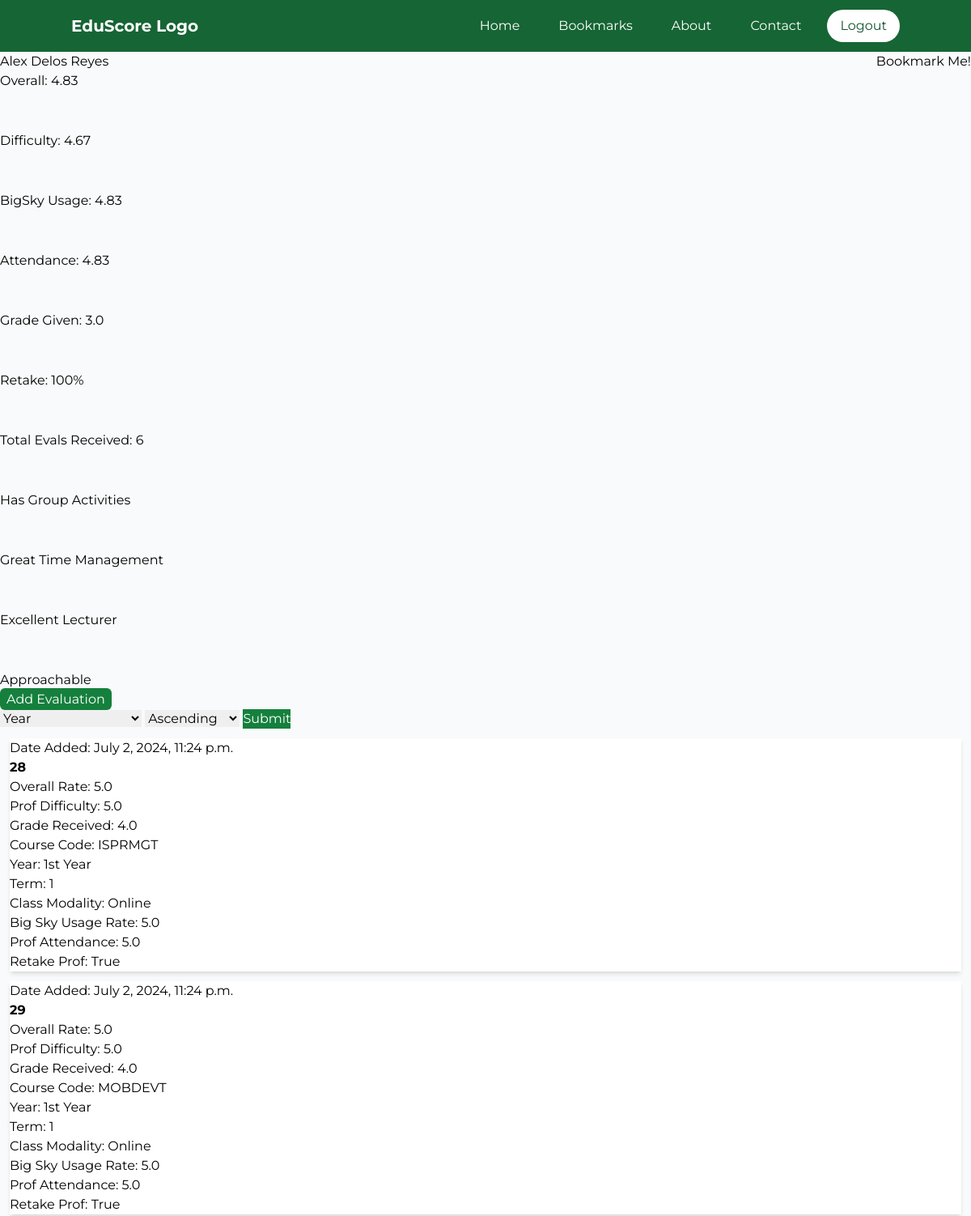
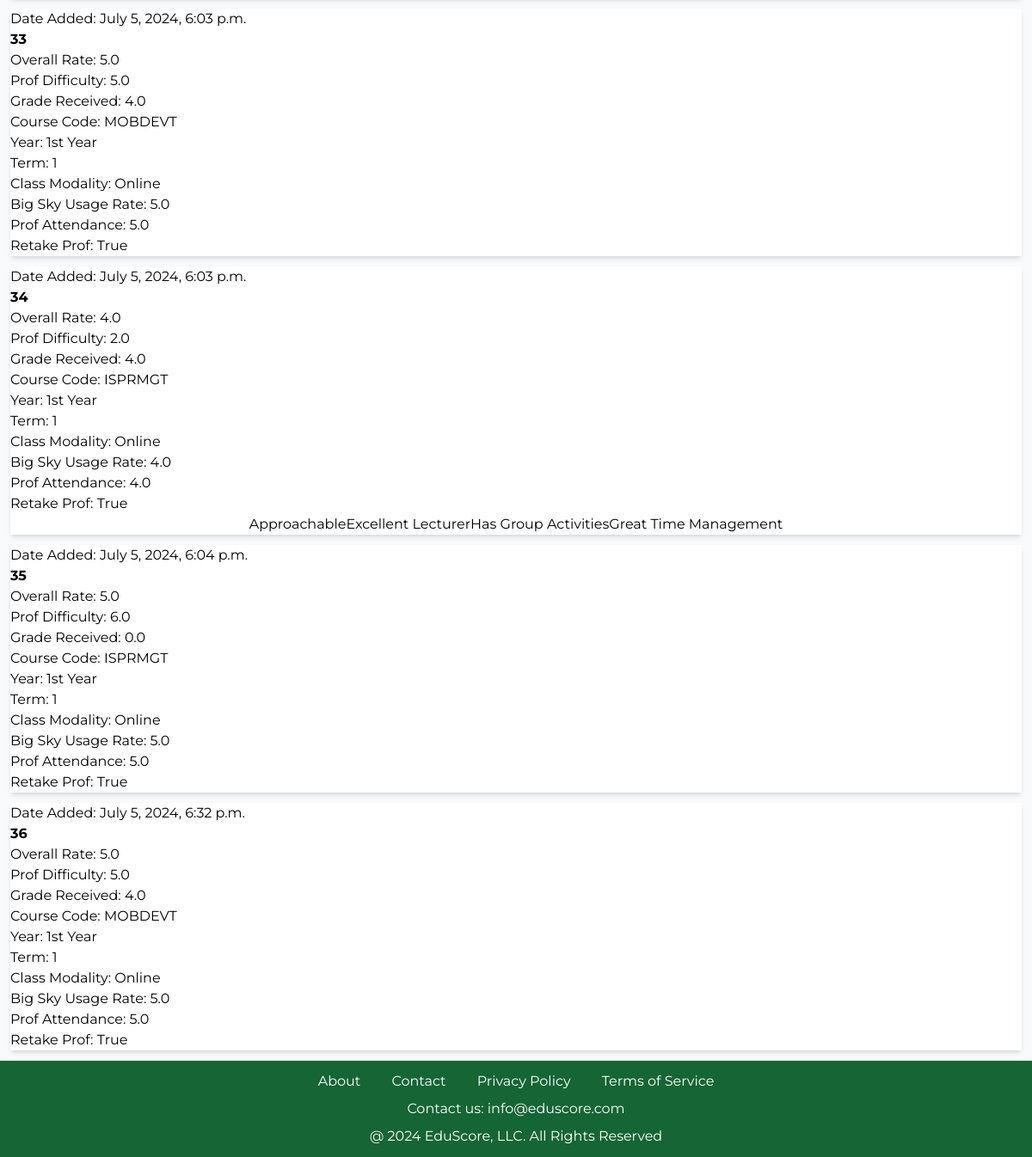
The page /teacher/1 (signed in) on the database as committed earlier (2 pictures, top to bottom).
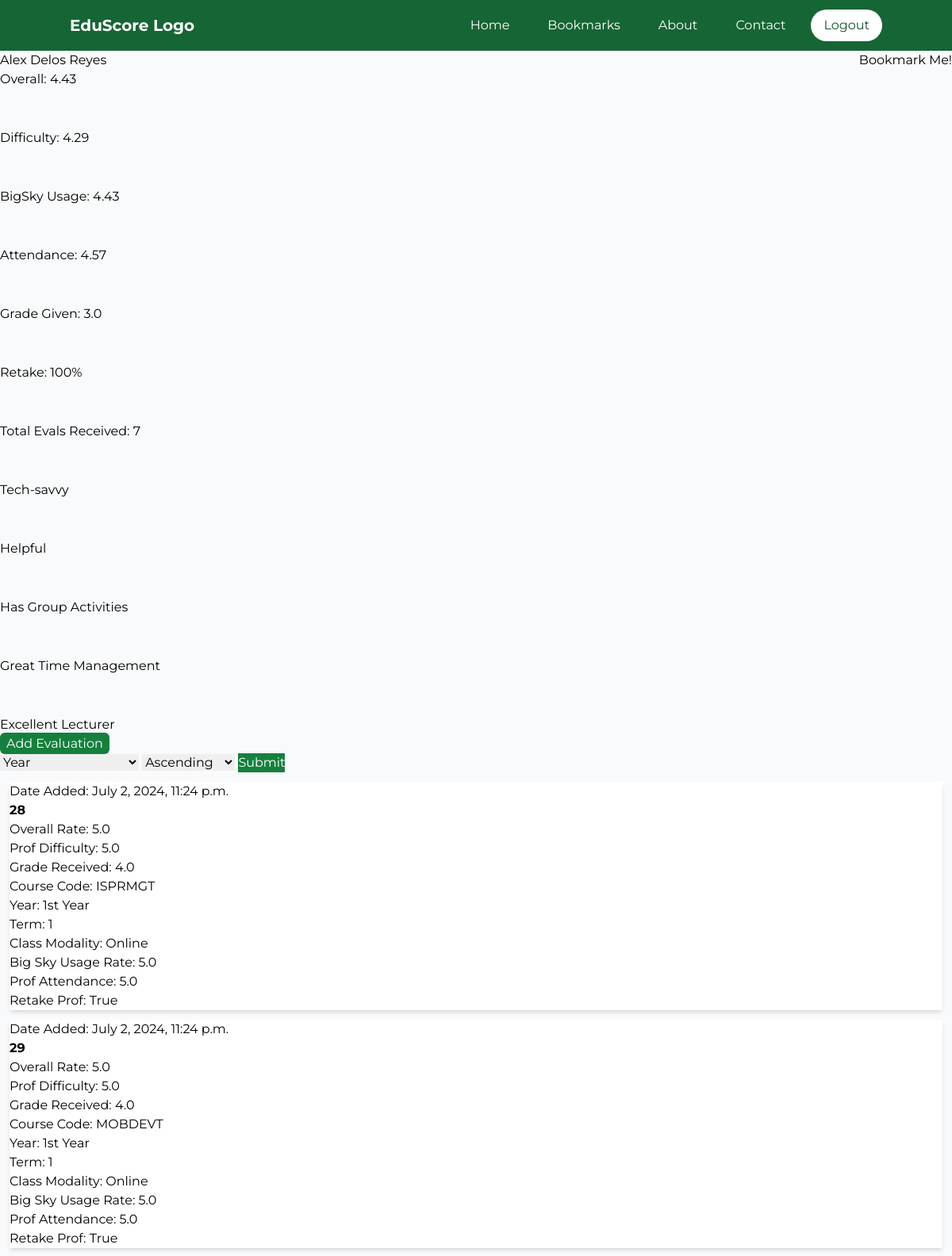
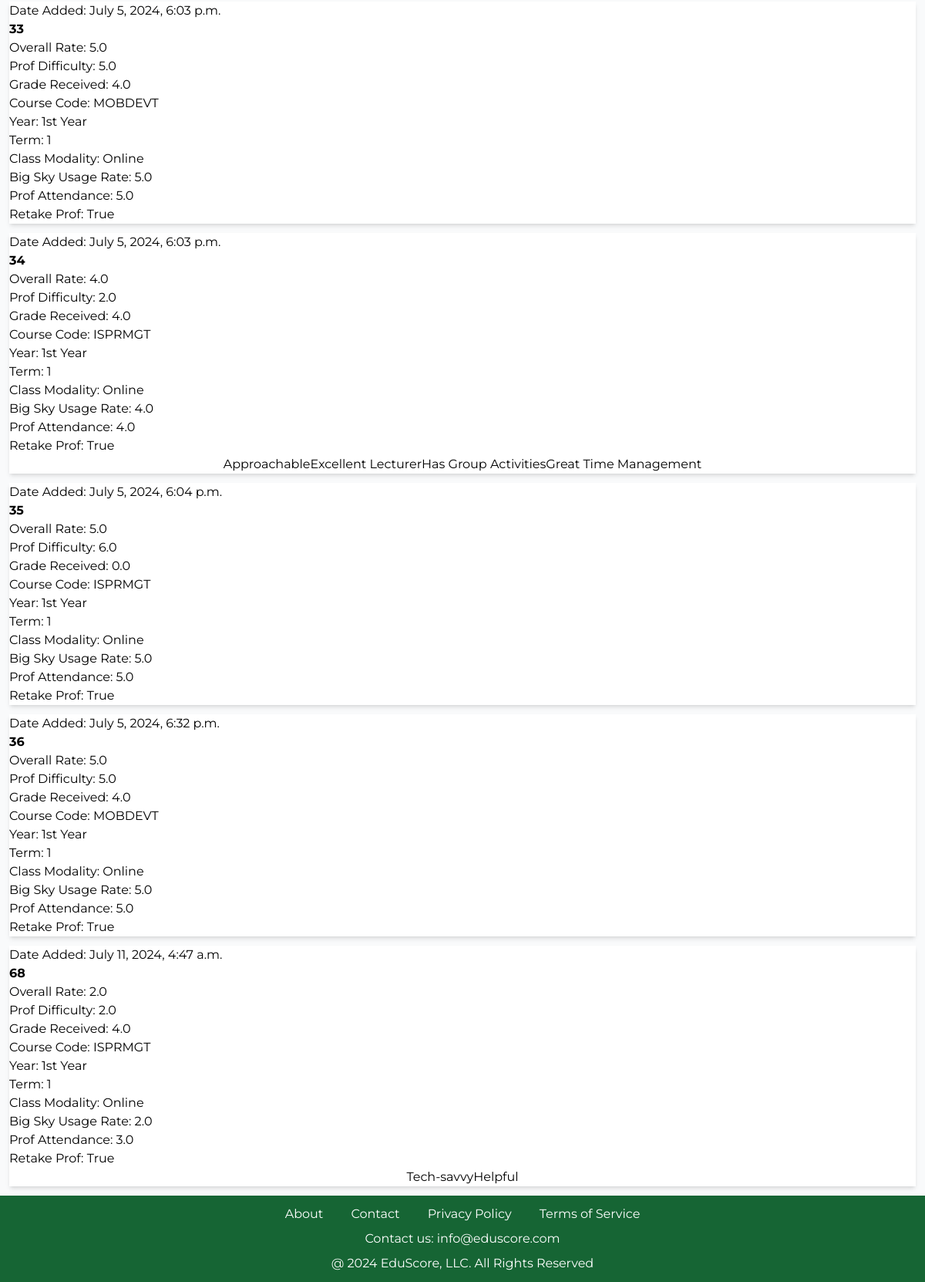
The same page on the database as committed later (2 pictures, top to bottom).
### EvalSys/models.py (models this page shows, shortened)
class TagTB(models.Model):
    TagName = models.CharField(max_length=100, null=False, blank=False)
    isHidden = models.BooleanField(null=False, blank=False)

class EvaluationTB(models.Model):
    UserID = models.ForeignKey(User, on_delete=models.CASCADE)
    TeacherID = models.ForeignKey(TeacherTB, on_delete=models.CASCADE)
    CourseID = models.ForeignKey(CourseTB, on_delete=models.CASCADE)
    Year = models.CharField(max_length=50, null=False, blank=False)
    Term = models.IntegerField(null=False, blank=False)
    ClassModality = models.CharField(max_length=50, null=False, blank=False)
    OverallProfRate = models.FloatField(null=False, blank=False)
    ProfDifficulty = models.FloatField(null=False, blank=False)
    RetakeProf = models.BooleanField(null=False, blank=False)
    BigSkyUsageRate = models.FloatField(null=False, blank=False)
    ProfAttendance = models.FloatField(null=False, blank=False)
    GradeReceived = models.FloatField(null=True, blank=True)
    DateAdded = models.DateTimeField(default=timezone.now)
    class Meta:
        unique_together = ('UserID', 'TeacherID', 'CourseID')

class CourseTB(models.Model):
    CourseCode = models.CharField(unique=True, max_length=50, null=False, blank=False)
    CourseName = models.CharField(max_length=100, null=False, blank=False)
    Description = models.TextField(null=True, blank=True)

class Evaluation_TagTB(models.Model):
    EvaluationID = models.ForeignKey(EvaluationTB, on_delete=models.CASCADE)
    TagID = models.ForeignKey(TagTB, on_delete=models.CASCADE)
    class Meta:
        unique_together = ('EvaluationID', 'TagID')

### EvalSys/views.py (the view, shortened to what this page needs)
# urls.py: path('teacher/<teacher_id>', views.TeacherInfo, name='TeacherInfo'),
@login_required(login_url='UserLogin')
def TeacherInfo(request, teacher_id):
    user = request.user
    TeacherRec = TeacherTB.objects.get(pk=teacher_id)
    TCourseRecs = Teacher_CourseTB.objects.filter(TeacherID=teacher_id)
    EvalRecs = EvaluationTB.objects.filter(TeacherID=teacher_id, UserID=user.id)
    try:
        Teacher_BookmarkTB.objects.get(TeacherID=teacher_id, UserID=user.id)
        isMark = True
    except:
        isMark = False
    showAdd = False
    showEdit = False
    if len(EvalRecs) > 0: showEdit = True
    if len(TCourseRecs) != len(EvalRecs): showAdd = True
    AllEvalRecs = EvaluationTB.objects.filter(TeacherID=teacher_id).aggregate(
        Average_Rate=Round(Avg('OverallProfRate', default=0), 2),
        Average_Difficulty=Round(Avg('ProfDifficulty', default=0), 2),
        Average_BSUsage=Round(Avg('BigSkyUsageRate', default=0), 2),
        Average_Attendance=Round(Avg('ProfAttendance', default=0), 2),
        Average_Grades=Round(Avg('GradeReceived', default=0))
    )
    Average_Retake = 0
    Total_WillRetake = EvaluationTB.objects.filter(TeacherID=teacher_id, RetakeProf=True).count()
    TotalNumEvals = EvaluationTB.objects.filter(TeacherID=teacher_id).count()
    if TotalNumEvals > 0:
        Average_Retake = int((Total_WillRetake/TotalNumEvals)*100)
    AllTagsGotten = (Evaluation_TagTB.objects.filter(EvaluationID__TeacherID_id=teacher_id)
                     .values('TagID__TagName').annotate(count=Count('TagID__TagName')).order_by('-count')[:5])
    AllStudentEvals = EvaluationTB.objects.filter(TeacherID=teacher_id).exclude(UserID=user.id)
    AllEvalTags = Evaluation_TagTB.objects.filter(EvaluationID__TeacherID=teacher_id).exclude(EvaluationID__UserID=user.id).order_by()
    return render(request, 'teacherInfo.html', {
        'prof': TeacherRec,
        'Courses': TCourseRecs,
        'Evals': EvalRecs,
        'showAdd': showAdd,
        'showEdit': showEdit,
        'Mark': isMark,
        'AllEvalRecs': AllEvalRecs,
        'TotalNumEvals': TotalNumEvals,
        'Average_Retake': Average_Retake,
        'TopTagRecs': AllTagsGotten,
        'AllStudentEvals': AllStudentEvals,
        'AllEvalTags': AllEvalTags})

### templates/teacherInfo.html (shortened to what this page needs)
{% extends 'temp_2.html' %}
{% block content %}
    <div>
        <div class="flex justify-between space-x-3">
            <p>{{ prof.FirstName }} {{ prof.LastName }}</p>
            {% if Mark == False %}
                <div>
                    <a href="{% url 'AddBM' prof.id %}">Bookmark Me!</a>
                </div>
            {% else %}
                <div>
                    <a href="{% url 'DelBM' prof.id %}">Remove Bookmark</a>
                </div>
            {% endif %}
        </div>
        <div class="space-y-[50px]">
            <p>Overall: {{ AllEvalRecs.Average_Rate }}</p>
            <p>Difficulty: {{ AllEvalRecs.Average_Difficulty }}</p>
            <p>BigSky Usage: {{ AllEvalRecs.Average_BSUsage }}</p>
            <p>Attendance: {{ AllEvalRecs.Average_Attendance }}</p>
            <p>Grade Given: {{ AllEvalRecs.Average_Grades }}</p>
            <p>Retake: {{ Average_Retake }}%</p>
            <p>Total Evals Received: {{ TotalNumEvals }}</p>
            {% for item in TopTagRecs %}
                <p>{{ item.TagID__TagName }}</p>
            {% endfor %}
        </div>
        {% if showAdd == True or showAdd == None %}
            <a class="px-2 py-1 rounded-md bg-green-700 text-white" href="{% url 'EvaluateTeacher' prof.id %}">Add Evaluation</a>
        {% endif %}
    </div>
    <div>
        <form action="{% url 'TeacherInfo' prof.id %}" method="POST">
            <select name="Type" id="Type">
                <option value="Year">Year</option>
            </select>
            <select name="Arrange" id="Arrange">
                <option value="Asc">Ascending</option>
            </select>
            <button type="submit" class="bg-green-700 text-white">Submit</button>
        </form>
    </div>
    <div class="">
        {% for eval in AllStudentEvals %}
            <div class="bg-white shadow-md m-3">
                <p>Date Added: {{ eval.DateAdded }}</p>
                <p class="font-bold">{{ eval.id }}</p>
                <p>Overall Rate: {{ eval.OverallProfRate }}</p>
                <p>Prof Difficulty: {{ eval.ProfDifficulty }}</p>
                <p>Grade Received: {{ eval.GradeReceived }}</p>
                <p>Course Code: {{ eval.CourseID.CourseCode }}</p>
                <p>Year: {{eval.Year }}</p>
                <p>Term: {{ eval.Term }}</p>
                <p>Class Modality: {{ eval.ClassModality }}</p>
                <p>Big Sky Usage Rate: {{ eval.BigSkyUsageRate }}</p>
                <p>Prof Attendance: {{ eval.ProfAttendance }}</p>
                <p>Retake Prof: {{ eval.RetakeProf }}</p>
                <div class="flex justify-center">
                   {% for tag in AllEvalTags %}
                        {% if tag.EvaluationID.id == eval.id %}
                            <p>{{ tag.TagID.TagName }}</p>
                        {% endif %}
                    {% endfor %}
                </div>
            </div>
        {% endfor %}
    </div>
{% endblock %}

Rows that differ between the two databases and show on the page:
no longer on this page (row unchanged): TagTB: TagID__TagName "Approachable"
now on this page (row unchanged): TagTB: TagID__TagName "Tech-savvy"
now on this page (row unchanged): TagTB: TagID__TagName "Helpful"
added EvaluationTB: DateAdded "July 11, 2024, 4:47 a.m.", id "68", OverallProfRate "2.0", ProfDifficulty "2.0", GradeReceived "4.0", CourseID.CourseCode "ISPRMGT", Year "1st Year", Term "1", ClassModality "Online", BigSkyUsageRate "2.0", ProfAttendance "3.0", RetakeProf "True"
added Evaluation_TagTB: TagID.TagName "Tech-savvy", shown under "July 11, 2024, 4:47 a.m."
added Evaluation_TagTB: TagID.TagName "Helpful", shown under "July 11, 2024, 4:47 a.m."
Other text that changed with them:
{{ AllEvalRecs.Average_Rate }}: "4.83" → "4.43"
{{ AllEvalRecs.Average_Difficulty }}: "4.67" → "4.29"
{{ AllEvalRecs.Average_BSUsage }}: "4.83" → "4.43"
{{ AllEvalRecs.Average_Attendance }}: "4.83" → "4.57"
{{ TotalNumEvals }}: "6" → "7"
